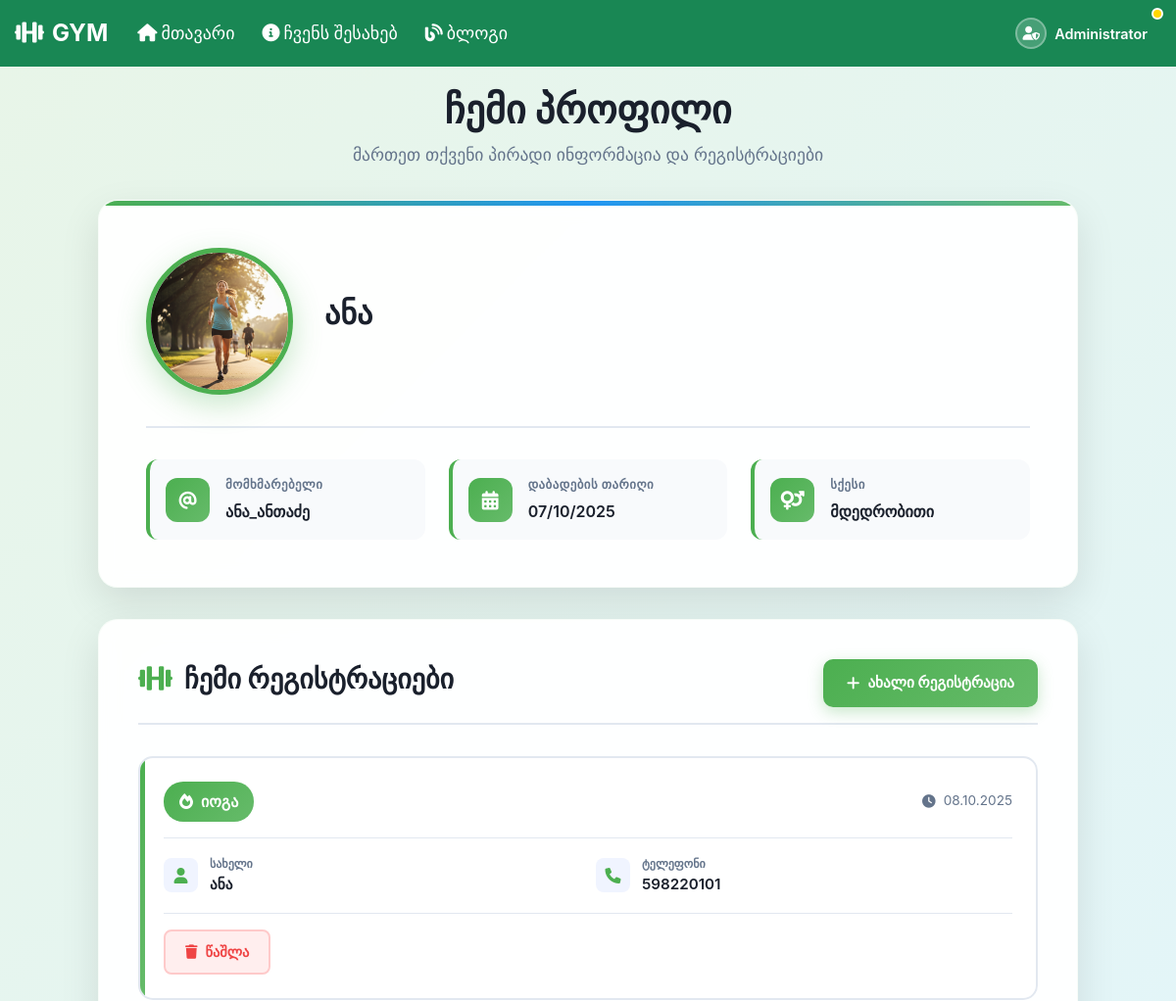
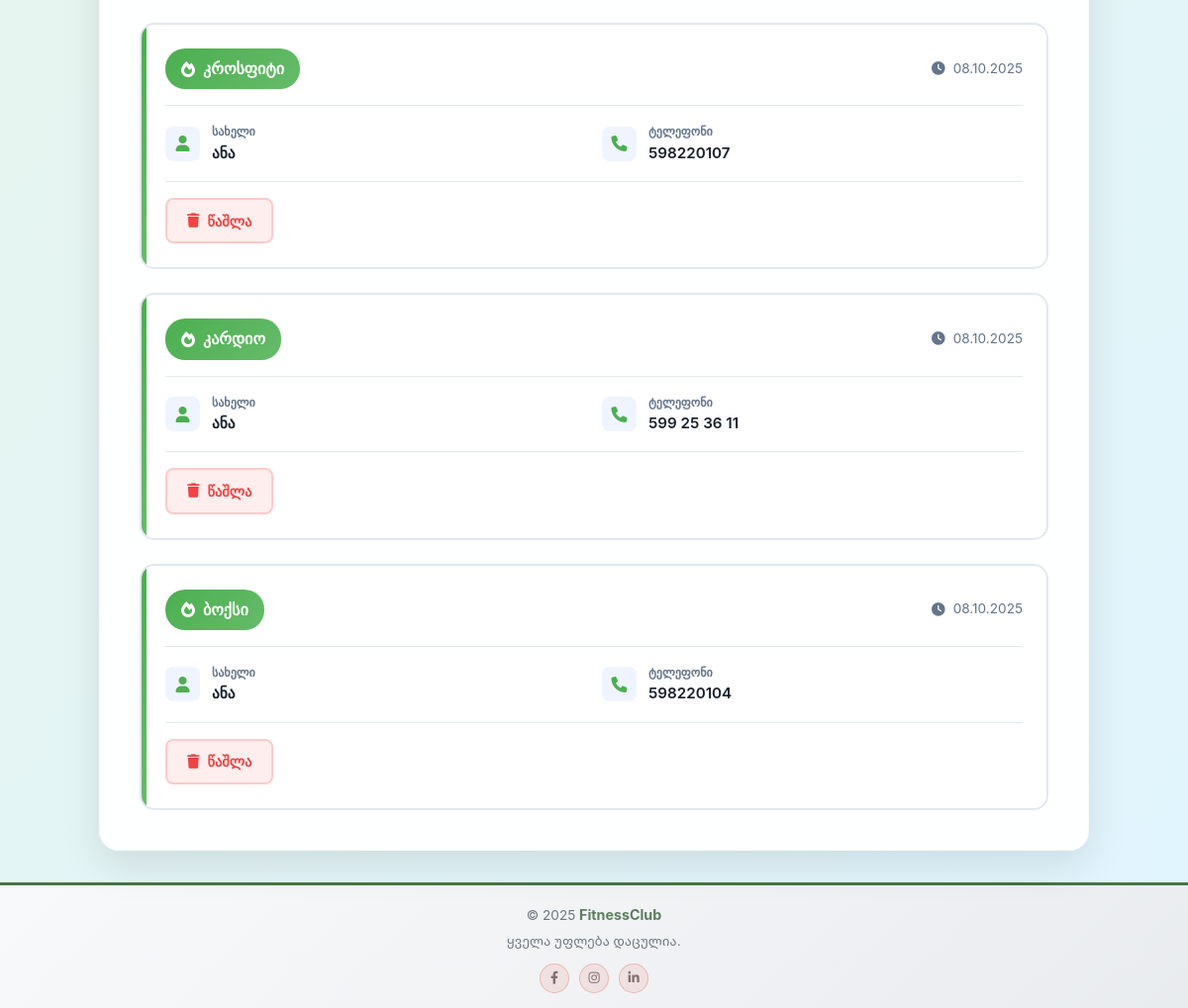
The app's page /user/profile/11 (signed in) with its own data (2 pictures, top to bottom).
### src/models/user.py (models this page shows, shortened)
class UserAccount(db.Model, UserMixin):
    __tablename__ = 'user_accounts'
    id = db.Column(db.Integer, primary_key=True)
    name = db.Column(db.String(100), nullable=False)
    username = db.Column(db.String(50), unique=True, nullable=False)
    password_hash = db.Column(db.String(256), nullable=False)
    birthdate = db.Column(db.Date, nullable=False)
    gender = db.Column(db.String(10), nullable=False)
    profile_image = db.Column(db.String(255), nullable=True)
    registrations = db.relationship('ProgramRegistration', back_populates='user', cascade='all, delete-orphan')
    @property
    def is_admin(self):
        return self.username in ['admin', 'administrator']

### src/models/registration.py (models this page shows, shortened)
class ProgramRegistration(db.Model):
    __tablename__ = 'program_registrations'
    id = Column(Integer, primary_key=True)
    user_id = Column(Integer, ForeignKey('user_accounts.id'), nullable=False)
    full_name = Column(String(100), nullable=False)
    program = Column(String(100), nullable=False)
    phone_number = Column(String(20), nullable=False)
    created_at = Column(DateTime, default=datetime.utcnow, nullable=False)
    user = db.relationship('UserAccount', back_populates='registrations')

### src/views/user/routes.py (the view)
@user_bp.route('/profile/<int:user_id>')
@login_required
def view_user_profile(user_id):
    if not current_user.is_admin:
        abort(403)
    user = UserAccount.query.get_or_404(user_id)
    program_map = {
        'yoga': 'იოგა',
        'crosfit': 'კროსფიტი',
        'athletics': 'ძალოსნობა',
        'boxing': 'კრივი',
        'pilates': 'პილატესი',
        'swimming': 'ცურვა'
    }
    return render_template('user/profile.html', user=user, program_map=program_map)

### src/templates/user/profile.html (shortened to what this page needs)
{% extends "partials/base.html" %}
{% block extra_css %}
<link rel="stylesheet" href="https://cdnjs.cloudflare.com/ajax/libs/font-awesome/6.0.0/css/all.min.css">
<link rel="stylesheet" href="{{ url_for('static', filename='css/user/profile.css') }}">
{% endblock %}
{% block content %}
<div class="profile-page">
    <div class="profile-container">
        <div class="page-header">
            <h1>ჩემი პროფილი</h1>
            <p>მართეთ თქვენი პირადი ინფორმაცია და რეგისტრაციები</p>
        </div>
        <div class="profile-card">
            <div class="profile-header">
                <div class="profile-image-container">
                    {% if user.profile_image %}
                        <img src="{{ url_for('static', filename='uploads/' + user.profile_image) }}" alt="პროფილის სურათი" class="profile-image">
                    {% else %}
                        <div class="profile-avatar-icon">
                            <i class="fas fa-user"></i>
                        </div>
                    {% endif %}
                </div>
                <div class="profile-details">
                    <h2>{{ user.name }}</h2>
                </div>
            </div>
            <div class="profile-info-grid">
                <div class="info-item">
                    <div class="info-icon">
                        <i class="fas fa-at"></i>
                    </div>
                    <div class="info-content">
                        <div class="info-label">მომხმარებელი</div>
                        <div class="info-value">{{ user.username }}</div>
                    </div>
                </div>
                <div class="info-item">
                    <div class="info-icon">
                        <i class="fas fa-calendar-alt"></i>
                    </div>
                    <div class="info-content">
                        <div class="info-label">დაბადების თარიღი</div>
                        <div class="info-value">{{ user.birthdate.strftime('%d/%m/%Y') }}</div>
                    </div>
                </div>
                <div class="info-item">
                    <div class="info-icon">
                        <i class="fas fa-venus-mars"></i>
                    </div>
                    <div class="info-content">
                        <div class="info-label">სქესი</div>
                        <div class="info-value">{{ 'მამრობითი' if user.gender == 'male' else 'მდედრობითი' }}</div>
                    </div>
                </div>
            </div>
        </div>
        {% if not (user.username in ['admin', 'administrator']) %}
        <div class="registrations-section">
            <div class="section-header">
                <h3>
                    <i class="fas fa-dumbbell"></i>
                    ჩემი რეგისტრაციები
                </h3>
                <a href="{{ url_for('form.program_registration') }}" class="add-registration-btn">
                    <i class="fas fa-plus"></i>
                    ახალი რეგისტრაცია
                </a>
            </div>
            {% if user.registrations %}
                <div class="registrations-grid">
                    {% for reg in user.registrations %}
                        <div class="registration-card">
                            <div class="registration-header">
                                <div class="program-badge">
                                    <i class="fas fa-fire"></i>
                                    {{ program_map.get(reg.program, reg.program) }}
                                </div>
                                <div class="registration-date">
                                    <i class="fas fa-clock"></i>
                                    {{ reg.created_at.strftime('%d.%m.%Y') }}
                                </div>
                            </div>
                            <div class="registration-details">
                                <div class="detail-item">
                                    <div class="detail-icon">
                                        <i class="fas fa-user"></i>
                                    </div>
                                    <div class="detail-content">
                                        <div class="detail-label">სახელი</div>
                                        <div class="detail-value">{{ reg.full_name }}</div>
                                    </div>
                                </div>
                                <div class="detail-item">
                                    <div class="detail-icon">
                                        <i class="fas fa-phone"></i>
                                    </div>
                                    <div class="detail-content">
                                        <div class="detail-label">ტელეფონი</div>
                                        <div class="detail-value">{{ reg.phone_number }}</div>
                                    </div>
                                </div>
                            </div>
                            <div class="registration-actions">
                                <form action="{{ url_for('form.delete_registration', registration_id=reg.id) }}" method="POST" style="display: inline;" onsubmit="return confirm('ნამდვილად გსურთ ამ რეგისტრაციის წაშლა?')">
                                    <button type="submit" class="action-btn delete-btn">
                                        <i class="fas fa-trash"></i>
                                        წაშლა
                                    </button>
                                </form>
                            </div>
                        </div>
                    {% endfor %}
                </div>
            {% endif %}
        </div>
        {% endif %}
    </div>
</div>
{% endblock %}

### src/templates/partials/base.html (shortened to what this page needs)
<!DOCTYPE html>
<html lang="ka">
<head>
    <link href="https://cdn.jsdelivr.net/npm/bootstrap@5.3.3/dist/css/bootstrap.min.css" rel="stylesheet">
    <link rel="stylesheet" href="https://cdnjs.cloudflare.com/ajax/libs/font-awesome/6.0.0/css/all.min.css">
    <link rel="stylesheet" href="{{ url_for('static', filename='css/style.css') }}">
    <link rel="stylesheet" href="{{ url_for('static', filename='css/partials/base.css') }}">
    {% block extra_css %}{% endblock %}
</head>
<body>
    {% include "partials/navbar.html" %}
    <main class="main-content">
        {% block content %}{% endblock %}
    </main>
    <footer class="minimalist-footer">
        <div class="container">
            <div class="footer-content">
                <p class="footer-text">
                    © 2025 <a href="{{ url_for('main.index') }}" class="footer-brand">FitnessClub</a>
                </p>
                <p class="footer-text footer-georgian">
                    ყველა უფლება დაცულია.
                </p>
                <div class="footer-social">
                    <a href="#" class="social-link" aria-label="Facebook">
                        <i class="fab fa-facebook-f"></i>
                    </a>
                    <a href="#" class="social-link" aria-label="Instagram">
                        <i class="fab fa-instagram"></i>
                    </a>
                    <a href="#" class="social-link" aria-label="LinkedIn">
                        <i class="fab fa-linkedin-in"></i>
                    </a>
                </div>
            </div>
        </div>
    </footer>
</body>
</html>

### src/templates/partials/navbar.html (shortened to what this page needs)
<nav class="navbar navbar-expand-lg navbar-dark bg-success fixed-top">
    <div class="container">
        <a class="navbar-brand fw-bold" href="{{ url_for('main.index') }}">
            <i class="fas fa-dumbbell me-2"></i>GYM
        </a>
        <div class="collapse navbar-collapse" id="navbarNav">
            <ul class="navbar-nav me-auto">
                <li class="nav-item">
                    <a class="nav-link" href="{{ url_for('main.index') }}">
                        <i class="fas fa-home me-1"></i>მთავარი
                    </a>
                </li>
                <li class="nav-item">
                    <a class="nav-link" href="{{ url_for('main.about') }}">
                        <i class="fas fa-info-circle me-1"></i>ჩვენს შესახებ
                    </a>
                </li>
                <li class="nav-item">
                    <a class="nav-link" href="{{ url_for('blog.index') }}">
                        <i class="fas fa-blog me-1"></i>ბლოგი
                    </a>
                </li>
            </ul>
            <ul class="navbar-nav ms-auto">
                {% if current_user.is_authenticated %}
                    {% if current_user.is_admin %}
                        <li class="nav-item dropdown">
                            <a class="nav-link dropdown-toggle admin-dropdown" href="#" id="adminDropdown" role="button" data-bs-toggle="dropdown" aria-expanded="false">
                                <div class="admin-avatar">
                                    <i class="fas fa-user-shield"></i>
                                </div>
                                <span class="admin-name">{{ current_user.name }}</span>
                            </a>
                        </li>
                    {% endif %}
                {% endif %}
            </ul>
        </div>
    </div>
</nav>

### src/static/css/style.css (style rules this page uses)
:root { --primary-color: #6c757d; --primary-dark: #495057; --secondary-color: #343a40; --text-dark: #212529; --text-muted: #6c757d; --text-light: #f8f9fa; --white: #ffffff; --light-bg: #f8f9fa; --card-bg: #ffffff; --spacing-sm: 10px; --spacing-md: 15px; --spacing-lg: 20px; --spacing-xl: 30px; --font-family: -apple-system, BlinkMacSystemFont, 'Segoe UI', sans-serif; --font-size-sm: 0.875rem; --font-size-base: 1rem; --font-size-lg: 1.125rem; --font-size-xl: 1.25rem; --font-size-2xl: 1.5rem; --font-size-3xl: 2rem; --transition: 0.3s ease; --shadow: 0 2px 10px rgba(0, 0, 0, 0.1); --radius: 8px; }
* { margin: 0; padding: 0; box-sizing: border-box; }
body { font-family: var(--font-family); line-height: 1.6; background: var(--light-bg); color: var(--text-dark); }
img { max-width: 100%; height: auto; }
.container { max-width: 1200px; margin: 0 auto; padding: 0 var(--spacing-md); }
.navbar { position: fixed; top: 0; left: 0; right: 0; z-index: 1000; padding: var(--spacing-sm) 0; transition: var(--transition); }
.navbar-brand { font-weight: 700; font-size: var(--font-size-2xl); color: var(--white); text-decoration: none; }
.navbar .nav-link { font-size: var(--font-size-lg); padding: 0.6rem 1rem; font-weight: 500; border-radius: var(--radius); margin: 0 2px; transition: var(--transition); text-decoration: none; color: var(--white); }
main { min-height: calc(100vh - 200px); }

### src/static/css/partials/base.css (style rules this page uses)
html, body { height: 100%; }
body { padding-top: 56px; display: flex; flex-direction: column; min-height: 100vh; }
.main-content { flex: 1 0 auto; }
.minimalist-footer { background: linear-gradient(135deg, #f8f9fa 0%, #e9ecef 100%); color: #495057; padding: 20px 0 15px; text-align: center; border-top: 3px solid #457545; margin-top: auto; box-shadow: 0 -2px 10px rgba(0,0,0,0.1); }
.footer-content { display: flex; flex-direction: column; align-items: center; gap: 8px; }
.footer-text { font-size: 0.85rem; margin: 0; line-height: 1.4; color: #6c757d; }
.footer-brand { color: #5d7e5f; font-weight: 700; text-decoration: none; transition: all 0.3s ease; font-size: 1.05em; }
.footer-georgian { font-family: 'Noto Sans Georgian', 'DejaVu Sans', sans-serif; font-size: 0.8rem; color: #6c757d; font-weight: 400; letter-spacing: 0.2px; }
.footer-social { display: flex; gap: 10px; margin: 5px 0 0 0; }
.social-link { display: inline-flex; align-items: center; justify-content: center; width: 30px; height: 30px; background: rgba(231, 76, 60, 0.1); border: 1px solid rgba(231, 76, 60, 0.3); border-radius: 50%; color: #817270; text-decoration: none; transition: all 0.3s ease; font-size: 0.8rem; }

### src/templates/partials/navbar.html (style rules this page uses)
.navbar-dark .navbar-brand { font-size: 1.5rem; color: #ffffff !important; }
.navbar-nav .nav-link { transition: all 0.3s ease; border-radius: 6px; margin: 0 2px; padding: 8px 12px !important; }
.admin-dropdown { display: flex; align-items: center; gap: 8px; padding: 6px 12px !important; border-radius: 8px; }
.admin-avatar { width: 32px; height: 32px; background: rgba(255, 255, 255, 0.2); border-radius: 50%; display: flex; align-items: center; justify-content: center; color: #fff; font-size: 14px; border: 2px solid rgba(255, 255, 255, 0.3); }
.admin-name { color: #fff; font-weight: 600; font-size: 0.9rem; }
.admin-dropdown::after { content: ''; position: absolute; top: -2px; right: -2px; width: 12px; height: 12px; background: #ffd700; border: 2px solid #fff; border-radius: 50%; }

### records on screen
UserAccount: name "Administrator"
UserAccount: profile_image (picture), name "ანა", username "ანა_ანთაძე", birthdate "07/10/2025", gender "მდედრობითი"
ProgramRegistration: get "იოგა", created_at "08.10.2025", full_name "ანა", phone_number "598220101"
ProgramRegistration: get "კროსფიტი", created_at "08.10.2025", full_name "ანა", phone_number "598220107"
ProgramRegistration: get "კარდიო", created_at "08.10.2025", full_name "ანა", phone_number "599 25 36 11"
ProgramRegistration: get "ბოქსი", created_at "08.10.2025", full_name "ანა", phone_number "598220104"
